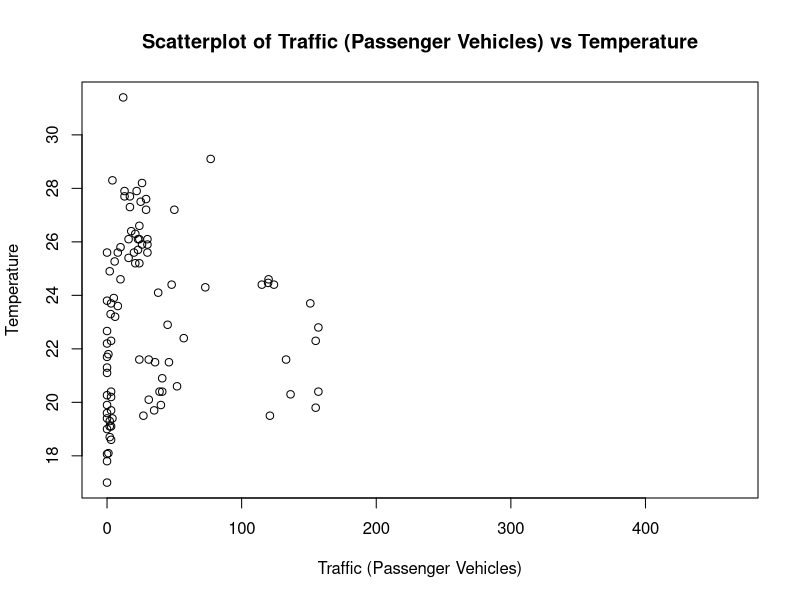

Generate this figure with R:
## ---- chunk 1
library("ggplot2")
## ---- chunk 2




## ---- chunk 3

read.csv("data_abiotic.csv")

abiotics <- read.csv("data_abiotic.csv")


plot(abiotics$"Traffic.passenger", abiotics$"Temp", 
     main="Scatterplot of Traffic (Passenger Vehicles) vs Temperature", 
     xlab="Traffic (Passenger Vehicles)", 
     ylab="Temperature"
     )

